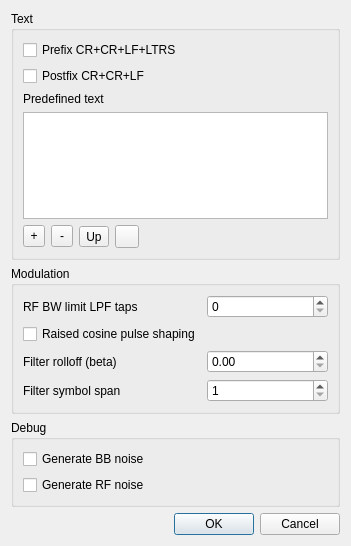
<?xml version="1.0" encoding="UTF-8"?>
<ui version="4.0">
 <class>RttyModTXSettingsDialog</class>
 <widget class="QDialog" name="RttyModTXSettingsDialog">
  <property name="geometry">
   <rect>
    <x>0</x>
    <y>0</y>
    <width>351</width>
    <height>546</height>
   </rect>
  </property>
  <property name="font">
   <font>
    <family>Liberation Sans</family>
    <pointsize>9</pointsize>
   </font>
  </property>
  <property name="windowTitle">
   <string>Transmit Settings</string>
  </property>
  <layout class="QVBoxLayout" name="verticalLayout">
   <item>
    <widget class="QGroupBox" name="listControls">
     <property name="title">
      <string>Text</string>
     </property>
     <layout class="QFormLayout" name="formLayout">
      <item row="0" column="0" colspan="2">
       <widget class="QCheckBox" name="prefixCRLF">
        <property name="toolTip">
         <string>Prefix text with carriage returns, line feed and switch to letters</string>
        </property>
        <property name="text">
         <string>Prefix CR+CR+LF+LTRS</string>
        </property>
       </widget>
      </item>
      <item row="3" column="0">
       <widget class="QLabel" name="label">
        <property name="text">
         <string>Predefined text</string>
        </property>
       </widget>
      </item>
      <item row="5" column="0">
       <layout class="QHBoxLayout" name="horizontalLayout">
        <item>
         <widget class="QToolButton" name="add">
          <property name="minimumSize">
           <size>
            <width>22</width>
            <height>22</height>
           </size>
          </property>
          <property name="toolTip">
           <string>Add item to list</string>
          </property>
          <property name="text">
           <string>+</string>
          </property>
         </widget>
        </item>
        <item>
         <widget class="QToolButton" name="remove">
          <property name="minimumSize">
           <size>
            <width>22</width>
            <height>22</height>
           </size>
          </property>
          <property name="toolTip">
           <string>Remove selected items from list</string>
          </property>
          <property name="text">
           <string>-</string>
          </property>
         </widget>
        </item>
        <item>
         <widget class="QToolButton" name="up">
          <property name="toolTip">
           <string>Move selected item up</string>
          </property>
          <property name="text">
           <string>Up</string>
          </property>
          <property name="icon">
           <iconset resource="../../../sdrgui/resources/res.qrc">
            <normaloff>:/arrow_up.png</normaloff>:/arrow_up.png</iconset>
          </property>
         </widget>
        </item>
        <item>
         <widget class="QToolButton" name="down">
          <property name="toolTip">
           <string>Move selected item down</string>
          </property>
          <property name="text">
           <string/>
          </property>
          <property name="icon">
           <iconset resource="../../../sdrgui/resources/res.qrc">
            <normaloff>:/arrow_down.png</normaloff>:/arrow_down.png</iconset>
          </property>
         </widget>
        </item>
       </layout>
      </item>
      <item row="1" column="0">
       <widget class="QCheckBox" name="postfixCRLF">
        <property name="toolTip">
         <string>Postfix text with carriage returns and line feeds</string>
        </property>
        <property name="text">
         <string>Postfix CR+CR+LF</string>
        </property>
       </widget>
      </item>
      <item row="4" column="0" colspan="2">
       <widget class="QListWidget" name="predefinedText">
        <property name="toolTip">
         <string>Predefined text messages

Substitutions:
${callsign}
${location}</string>
        </property>
        <property name="dragDropMode">
         <enum>QAbstractItemView::InternalMove</enum>
        </property>
        <property name="defaultDropAction">
         <enum>Qt::MoveAction</enum>
        </property>
       </widget>
      </item>
     </layout>
    </widget>
   </item>
   <item>
    <widget class="QGroupBox" name="fskGroup">
     <property name="title">
      <string>Modulation</string>
     </property>
     <layout class="QFormLayout" name="formLayout_2">
      <item row="0" column="0">
       <widget class="QLabel" name="lpfTapsLabel">
        <property name="text">
         <string>RF BW limit LPF taps</string>
        </property>
       </widget>
      </item>
      <item row="0" column="1">
       <widget class="QSpinBox" name="lpfTaps">
        <property name="toolTip">
         <string>Number of taps in LPF for RF BW filter.</string>
        </property>
        <property name="maximum">
         <number>10000</number>
        </property>
       </widget>
      </item>
      <item row="1" column="0">
       <widget class="QCheckBox" name="pulseShaping">
        <property name="toolTip">
         <string>Enable raised cosine pulse shaping filter</string>
        </property>
        <property name="text">
         <string>Raised cosine pulse shaping</string>
        </property>
       </widget>
      </item>
      <item row="2" column="0">
       <widget class="QLabel" name="betaLabel">
        <property name="text">
         <string>Filter rolloff (beta)</string>
        </property>
       </widget>
      </item>
      <item row="2" column="1">
       <widget class="QDoubleSpinBox" name="beta">
        <property name="toolTip">
         <string>Roll-off of the filter</string>
        </property>
        <property name="maximum">
         <double>1.000000000000000</double>
        </property>
        <property name="singleStep">
         <double>0.250000000000000</double>
        </property>
       </widget>
      </item>
      <item row="3" column="0">
       <widget class="QLabel" name="symbolSpanLabel">
        <property name="text">
         <string>Filter symbol span</string>
        </property>
       </widget>
      </item>
      <item row="3" column="1">
       <widget class="QSpinBox" name="symbolSpan">
        <property name="toolTip">
         <string>Number of symbols over which filter is applied</string>
        </property>
        <property name="minimum">
         <number>1</number>
        </property>
        <property name="maximum">
         <number>20</number>
        </property>
       </widget>
      </item>
     </layout>
    </widget>
   </item>
   <item>
    <widget class="QGroupBox" name="debugGroup">
     <property name="title">
      <string>Debug</string>
     </property>
     <layout class="QFormLayout" name="formLayout_3">
      <item row="0" column="0">
       <widget class="QCheckBox" name="bbNoise">
        <property name="toolTip">
         <string>Generate white noise as baseband signal.</string>
        </property>
        <property name="text">
         <string>Generate BB noise</string>
        </property>
       </widget>
      </item>
      <item row="1" column="0">
       <widget class="QCheckBox" name="rfNoise">
        <property name="toolTip">
         <string>Generate white noise as RF signal.</string>
        </property>
        <property name="text">
         <string>Generate RF noise</string>
        </property>
       </widget>
      </item>
     </layout>
    </widget>
   </item>
   <item>
    <widget class="QDialogButtonBox" name="buttonBox">
     <property name="orientation">
      <enum>Qt::Horizontal</enum>
     </property>
     <property name="standardButtons">
      <set>QDialogButtonBox::Cancel|QDialogButtonBox::Ok</set>
     </property>
    </widget>
   </item>
  </layout>
 </widget>
 <resources>
  <include location="../../../sdrgui/resources/res.qrc"/>
 </resources>
 <connections>
  <connection>
   <sender>buttonBox</sender>
   <signal>accepted()</signal>
   <receiver>RttyModTXSettingsDialog</receiver>
   <slot>accept()</slot>
   <hints>
    <hint type="sourcelabel">
     <x>248</x>
     <y>254</y>
    </hint>
    <hint type="destinationlabel">
     <x>157</x>
     <y>274</y>
    </hint>
   </hints>
  </connection>
  <connection>
   <sender>buttonBox</sender>
   <signal>rejected()</signal>
   <receiver>RttyModTXSettingsDialog</receiver>
   <slot>reject()</slot>
   <hints>
    <hint type="sourcelabel">
     <x>316</x>
     <y>260</y>
    </hint>
    <hint type="destinationlabel">
     <x>286</x>
     <y>274</y>
    </hint>
   </hints>
  </connection>
 </connections>
</ui>
